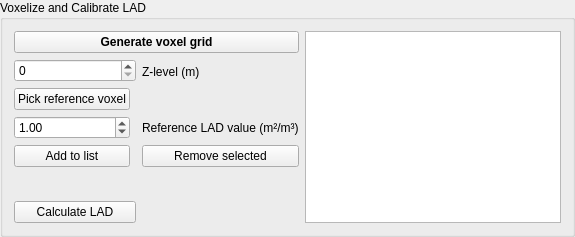
        <widget class="QGroupBox" name="groupBox_2">
         <property name="title">
          <string>Voxelize and Calibrate LAD</string>
         </property>
         <layout class="QGridLayout" name="gridLayout_3">
          <item row="0" column="0" colspan="3">
           <widget class="QPushButton" name="btnCreateVoxels">
            <property name="font">
             <font>
              <weight>75</weight>
              <bold>true</bold>
             </font>
            </property>
            <property name="toolTip">
             <string>Generate a 1 m voxel grid from the transformed point cloud. Enables further LAD tools.</string>
            </property>
            <property name="text">
             <string>Generate voxel grid</string>
            </property>
           </widget>
          </item>
          <item row="3" column="0">
           <widget class="QDoubleSpinBox" name="spinLADValue">
            <property name="toolTip">
             <string>Enter the LAD value (m²/m³) for the selected reference voxel.</string>
            </property>
            <property name="singleStep">
             <double>0.100000000000000</double>
            </property>
            <property name="value">
             <double>1.000000000000000</double>
            </property>
           </widget>
          </item>
          <item row="6" column="0" colspan="2">
           <widget class="QPushButton" name="btnCalculateLAD">
            <property name="toolTip">
             <string>Calculate LAD for all voxels based on the reference voxels (scaling factor = average LAD/point ratio).</string>
            </property>
            <property name="text">
             <string>Calculate LAD</string>
            </property>
           </widget>
          </item>
          <item row="1" column="0" colspan="2">
           <widget class="QSpinBox" name="spinZLevel">
            <property name="toolTip">
             <string>Select the Z‑level (height slice) to display in the map.</string>
            </property>
           </widget>
          </item>
          <item row="2" column="0">
           <widget class="QPushButton" name="btnSelectRefVoxel">
            <property name="toolTip">
             <string>Activate tool to pick a reference voxel on the map. Click on a voxel to select it.</string>
            </property>
            <property name="text">
             <string>Pick reference voxel</string>
            </property>
           </widget>
          </item>
          <item row="4" column="0">
           <widget class="QPushButton" name="btnAddRefVoxel">
            <property name="toolTip">
             <string>Add the picked voxel with its LAD value to the reference list.</string>
            </property>
            <property name="text">
             <string>Add to list</string>
            </property>
           </widget>
          </item>
          <item row="4" column="2">
           <widget class="QPushButton" name="btnRemoveRefVoxel">
            <property name="toolTip">
             <string>Remove the selected reference voxel from the list.</string>
            </property>
            <property name="text">
             <string>Remove selected</string>
            </property>
           </widget>
          </item>
          <item row="3" column="2">
           <widget class="QLabel" name="label_3">
            <property name="toolTip">
             <string>Enter the LAD value (m²/m³) for the selected reference voxel.</string>
            </property>
            <property name="text">
             <string>Reference LAD value (m²/m³)</string>
            </property>
           </widget>
          </item>
          <item row="0" column="3" rowspan="7">
           <widget class="QListWidget" name="listRefVoxels">
            <property name="toolTip">
             <string>List of reference voxels with their LAD and point counts. Used for calibration.</string>
            </property>
           </widget>
          </item>
          <item row="1" column="2">
           <widget class="QLabel" name="label_2">
            <property name="toolTip">
             <string>Select the Z‑level (height slice) to display in the map.</string>
            </property>
            <property name="text">
             <string>Z‑level (m)</string>
            </property>
           </widget>
          </item>
         </layout>
        </widget>
